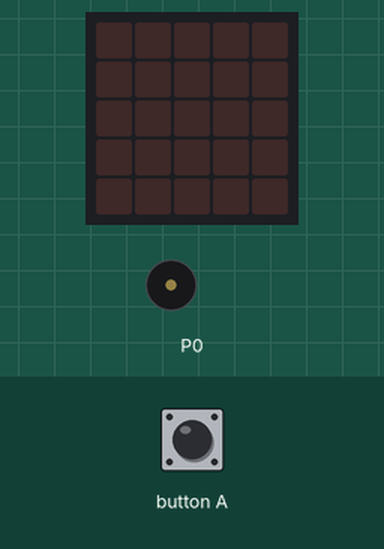
Recording of a program running on a simulated BBC micro:bit (MakeCode). On the bench: the board's 5×5 LED display, buzzer (waves = sounding). The test bench sets the inputs (shaded band).

Above: at 1.2 s.
1.3 s: button A pressed for 0.15 s
At 1.57 s:
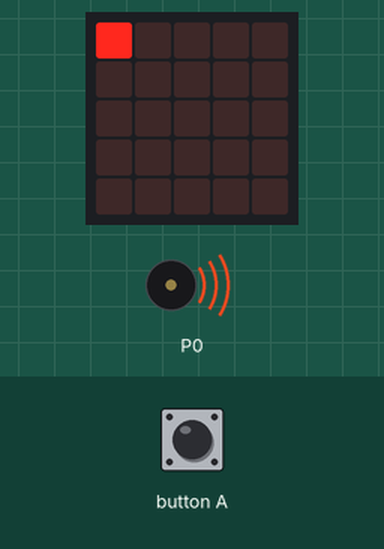
At 2.08 s:
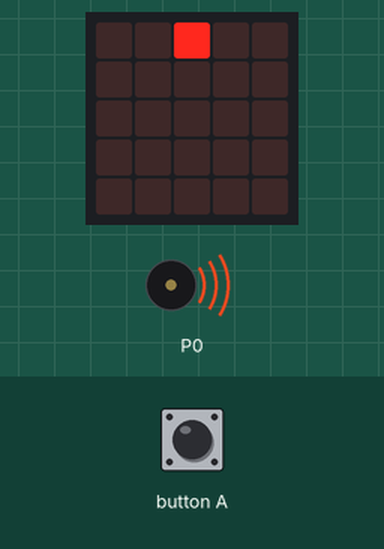
Timing chart, 0 to 4.3 s (numbered marks = the images above; inputs shaded):
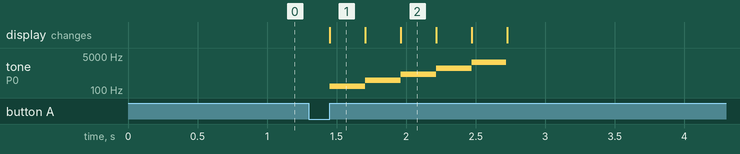

Measured:
- after the input at 1.3 s, tone on P0: plays 150 Hz for 0.26 s, 300 Hz for 0.26 s, 600 Hz for 0.26 s, 1200 Hz for 0.26 s, 2400 Hz for 0.25 s, starting after 0.15 s; the display: changes after 0.15 s (image 1)

The program:

main.ts
```typescript
input.onButtonPressed(Button.A, function () {
    for (let index = 0; index <= 4; index++) {
        led.plot(index, 0)
        if (index == 0) {
            music.playTone(150, music.beat(BeatFraction.Half))
        } else if (index == 1) {
            music.playTone(300, music.beat(BeatFraction.Half))
        } else if (index == 2) {
            music.playTone(600, music.beat(BeatFraction.Half))
        } else if (index == 3) {
            music.playTone(1200, music.beat(BeatFraction.Half))
        } else {
            music.playTone(2400, music.beat(BeatFraction.Half))
        }
        basic.clearScreen()
    }
})
basic.forever(function () {

})
```

test.ts
```typescript
// tests gaan hier; deze zal niet worden gecompileerd wanneer dit pakket wordt gebruikt als extensie.
```
